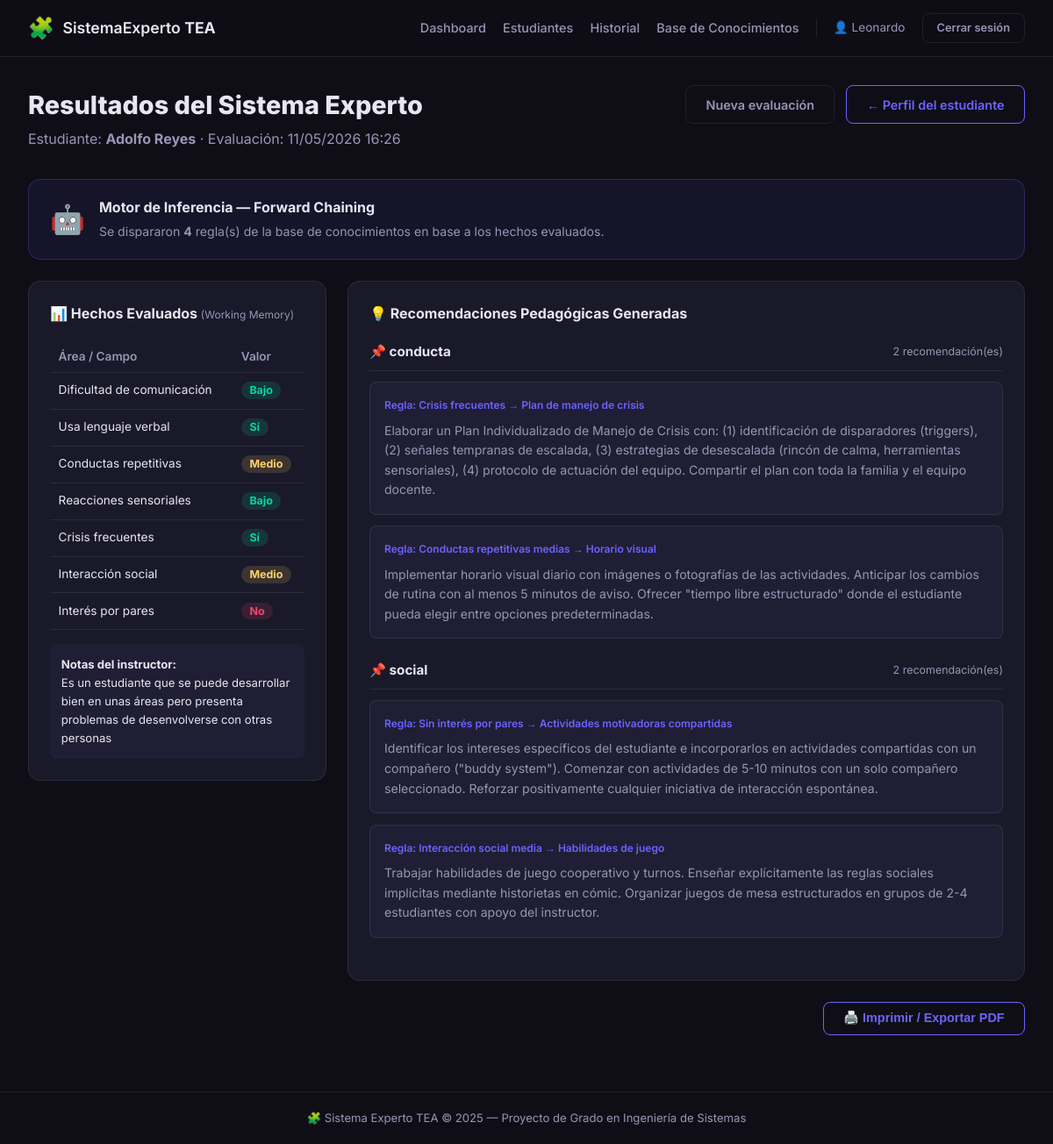
The page /evaluaciones/1/resultados/ (signed in) on the database its author committed.
### experto/models.py (models this page shows, shortened)
class Estudiante(models.Model):
    instructor = models.ForeignKey(
        Instructor,
        on_delete=models.CASCADE,
        related_name='estudiantes',
        verbose_name='Instructor responsable',
    )
    nombre = models.CharField(max_length=100, verbose_name='Nombre')
    apellido = models.CharField(max_length=100, verbose_name='Apellido')
    fecha_nacimiento = models.DateField(verbose_name='Fecha de nacimiento')
    nivel_tea = models.CharField(
        max_length=20,
        choices=[('1', 'Nivel 1 - Necesita apoyo'), ('2', 'Nivel 2 - Necesita apoyo sustancial'), ('3', 'Nivel 3 - Necesita apoyo muy sustancial')],
        verbose_name='Nivel TEA',
    )
    observaciones = models.TextField(blank=True, verbose_name='Observaciones generales')
    fecha_registro = models.DateTimeField(auto_now_add=True, verbose_name='Fecha de registro')
    class Meta:
        verbose_name = 'Estudiante'
        verbose_name_plural = 'Estudiantes'
        ordering = ['apellido', 'nombre']
    @property
    def nombre_completo(self):
        return f'{self.nombre} {self.apellido}'

class Evaluacion(models.Model):
    estudiante = models.ForeignKey(
        Estudiante,
        on_delete=models.CASCADE,
        related_name='evaluaciones',
        verbose_name='Estudiante evaluado',
    )
    instructor = models.ForeignKey(
        Instructor,
        on_delete=models.CASCADE,
        related_name='evaluaciones_realizadas',
        verbose_name='Instructor que evalúa',
    )
    dificultad_comunicacion = models.CharField(
        max_length=10,
        choices=NIVEL_CHOICES,
        verbose_name='Dificultad de comunicación',
    )
    usa_lenguaje_verbal = models.BooleanField(
        default=True,
        verbose_name='¿Usa lenguaje verbal?',
    )
    conductas_repetitivas = models.CharField(
        max_length=10,
        choices=NIVEL_CHOICES,
        verbose_name='Conductas repetitivas',
    )
    reacciones_sensoriales = models.CharField(
        max_length=10,
        choices=NIVEL_CHOICES,
        verbose_name='Reacciones sensoriales intensas',
    )
    crisis_frecuentes = models.BooleanField(
        default=False,
        verbose_name='¿Presenta crisis frecuentes?',
    )
    interaccion_social = models.CharField(
        max_length=10,
        choices=NIVEL_CHOICES,
        verbose_name='Nivel de interacción social',
    )
    interes_pares = models.BooleanField(
        default=False,
        verbose_name='¿Muestra interés por sus pares?',
    )
    fecha_evaluacion = models.DateTimeField(auto_now_add=True, verbose_name='Fecha de evaluación')
    notas_adicionales = models.TextField(blank=True, verbose_name='Notas adicionales')
    class Meta:
        verbose_name = 'Evaluación'
        verbose_name_plural = 'Evaluaciones'
        ordering = ['-fecha_evaluacion']

class Recomendacion(models.Model):
    evaluacion = models.ForeignKey(
        Evaluacion,
        on_delete=models.CASCADE,
        related_name='recomendaciones',
        verbose_name='Evaluación origen',
    )
    regla = models.ForeignKey(
        Regla,
        on_delete=models.SET_NULL,
        null=True,
        related_name='recomendaciones_generadas',
        verbose_name='Regla que la generó',
    )
    texto = models.TextField(verbose_name='Texto de la recomendación')
    categoria = models.CharField(max_length=50, verbose_name='Categoría')
    fecha_generacion = models.DateTimeField(auto_now_add=True, verbose_name='Fecha de generación')
    class Meta:
        verbose_name = 'Recomendación'
        verbose_name_plural = 'Recomendaciones'
        ordering = ['-fecha_generacion']

class Regla(models.Model):
    OPERADOR_CHOICES = [
        ('==', 'Igual a'),
        ('!=', 'Distinto de'),
        ('>', 'Mayor que'),
        ('<', 'Menor que'),
    ]
    nombre = models.CharField(max_length=200, verbose_name='Nombre de la regla')
    campo_condicion = models.CharField(
        max_length=100,
        verbose_name='Campo a evaluar',
        help_text='Nombre exacto del campo del modelo Evaluacion (ej: dificultad_comunicacion)',
    )
    operador = models.CharField(
        max_length=5,
        choices=OPERADOR_CHOICES,
        default='==',
        verbose_name='Operador de comparación',
    )
    valor_condicion = models.CharField(
        max_length=100,
        verbose_name='Valor esperado',
        help_text='Valor con el que se compara (ej: alto, True, False)',
    )
    accion = models.TextField(verbose_name='Recomendación pedagógica (acción)')
    categoria = models.CharField(
        max_length=50,
        choices=[
            ('comunicacion', 'Comunicación'),
            ('conducta', 'Conducta'),
            ('social', 'Interacción Social'),
            ('general', 'General'),
        ],
        default='general',
        verbose_name='Categoría',
    )
    prioridad = models.PositiveIntegerField(
        default=1,
        verbose_name='Prioridad',
        help_text='Mayor número = mayor prioridad en la presentación',
    )
    activa = models.BooleanField(default=True, verbose_name='¿Regla activa?')
    class Meta:
        verbose_name = 'Regla'
        verbose_name_plural = 'Reglas'
        ordering = ['-prioridad', 'nombre']

### experto/views.py (the view)
# urls.py: path('evaluaciones/<int:evaluacion_pk>/resultados/', views.resultados, name='resultados'),
@login_required(login_url='login')
def resultados(request, evaluacion_pk):
    instructor  = get_instructor(request)
    evaluacion  = get_object_or_404(
        Evaluacion, pk=evaluacion_pk, instructor=instructor
    )
    recomendaciones = evaluacion.recomendaciones.all().order_by('categoria')
    grupos = {}
    for rec in recomendaciones:
        cat = rec.get_categoria_display() if hasattr(rec, 'get_categoria_display') else rec.categoria
        grupos.setdefault(cat, []).append(rec)
    NIVELES = {'bajo': 'Bajo', 'medio': 'Medio', 'alto': 'Alto'}
    hechos = [
        ('Dificultad de comunicación', NIVELES.get(evaluacion.dificultad_comunicacion, '')),
        ('Usa lenguaje verbal',        'Sí' if evaluacion.usa_lenguaje_verbal else 'No'),
        ('Conductas repetitivas',      NIVELES.get(evaluacion.conductas_repetitivas, '')),
        ('Reacciones sensoriales',     NIVELES.get(evaluacion.reacciones_sensoriales, '')),
        ('Crisis frecuentes',          'Sí' if evaluacion.crisis_frecuentes else 'No'),
        ('Interacción social',         NIVELES.get(evaluacion.interaccion_social, '')),
        ('Interés por pares',          'Sí' if evaluacion.interes_pares else 'No'),
    ]
    return render(request, 'experto/resultados.html', {
        'evaluacion':      evaluacion,
        'estudiante':      evaluacion.estudiante,
        'instructor':      instructor,
        'recomendaciones': recomendaciones,
        'grupos':          grupos,
        'hechos':          hechos,
        'total':           recomendaciones.count(),
    })

### experto/views.py (called while the page is built)
def get_instructor(request):
    return get_object_or_404(Instructor, usuario=request.user)

### experto/templates/experto/resultados.html (shortened to what this page needs)
{% extends 'experto/base.html' %}
{% block content %}
<div class="page-header">
  <div>
    <h1 class="page-title">Resultados del Sistema Experto</h1>
    <p class="page-subtitle">
      Estudiante: <strong>{{ estudiante.nombre_completo }}</strong> ·
      Evaluación: {{ evaluacion.fecha_evaluacion|date:"d/m/Y H:i" }}
    </p>
  </div>
  <div class="header-actions">
    <a href="{% url 'nueva_evaluacion' estudiante.pk %}" class="btn btn-ghost">Nueva evaluación</a>
    <a href="{% url 'detalle_estudiante' estudiante.pk %}" class="btn btn-outline">← Perfil del estudiante</a>
  </div>
</div>
<div class="inference-summary">
  <div class="inference-badge">
    <span class="inference-icon">🤖</span>
    <div>
      <div class="inference-title">Motor de Inferencia — Forward Chaining</div>
      <div class="inference-detail">
        Se dispararon <strong>{{ total }}</strong> regla(s) de la base de conocimientos
        en base a los hechos evaluados.
      </div>
    </div>
  </div>
</div>
<div class="results-layout">
  <div class="facts-card">
    <h2 class="card-title">📊 Hechos Evaluados <small>(Working Memory)</small></h2>
    <table class="facts-table">
      <thead>
        <tr><th>Área / Campo</th><th>Valor</th></tr>
      </thead>
      <tbody>
        {% for label, valor in hechos %}
        <tr>
          <td>{{ label }}</td>
          <td>
            <span class="fact-value
              {% if valor == 'Alto' or valor == 'No' %}fact-high
              {% elif valor == 'Medio' %}fact-med
              {% else %}fact-low{% endif %}">
              {{ valor }}
            </span>
          </td>
        </tr>
        {% endfor %}
      </tbody>
    </table>
    {% if evaluacion.notas_adicionales %}
      <div class="notes-box">
        <strong>Notas del instructor:</strong>
        <p>{{ evaluacion.notas_adicionales }}</p>
      </div>
    {% endif %}
  </div>
  <div class="recommendations-panel">
    <h2 class="card-title">💡 Recomendaciones Pedagógicas Generadas</h2>
    {% if grupos %}
      {% for categoria, recs in grupos.items %}
      <div class="rec-group">
        <div class="rec-group-header">
          {% if 'Comunicaci' in categoria %}🗣️
          {% elif 'Conducta' in categoria %}🔄
          {% elif 'Social' in categoria %}🤝
          {% else %}📌{% endif %}
          {{ categoria }}
          <span class="rec-count">{{ recs|length }} recomendación(es)</span>
        </div>
        {% for rec in recs %}
        <div class="rec-card">
          <div class="rec-rule-tag">Regla: {{ rec.regla.nombre }}</div>
          <p class="rec-text">{{ rec.texto }}</p>
        </div>
        {% endfor %}
      </div>
      {% endfor %}
    {% else %}
      <div class="empty-state">
        <div class="empty-icon">🔍</div>
        <p>Ninguna regla fue disparada con los valores ingresados.</p>
        <p class="text-muted">Intenta ajustar los valores de la evaluación.</p>
      </div>
    {% endif %}
  </div>
</div>
<div class="print-bar">
  <button onclick="window.print()" class="btn btn-outline">🖨️ Imprimir / Exportar PDF</button>
</div>
{% endblock %}

### experto/templates/experto/base.html (shortened to what this page needs)
<!DOCTYPE html>
<html lang="es">
<head>
  {% load static %}
  <link rel="stylesheet" href="{% static 'experto/css/styles.css' %}" />
</head>
<body>
<nav class="navbar">
  <div class="navbar-inner">
    <a href="{% url 'inicio' %}" class="navbar-brand">
      <span class="brand-icon">🧩</span>
      <span>SistemaExperto <strong>TEA</strong></span>
    </a>
    <div class="navbar-links">
      {% if user.is_authenticated %}
        <a href="{% url 'dashboard' %}" class="nav-link">Dashboard</a>
        <a href="{% url 'lista_estudiantes' %}" class="nav-link">Estudiantes</a>
        <a href="{% url 'historial_evaluaciones' %}" class="nav-link">Historial</a>
        <a href="{% url 'base_conocimientos' %}" class="nav-link">Base de Conocimientos</a>
        <span class="nav-user">👤 {{ user.first_name }}</span>
        <a href="{% url 'logout' %}" class="btn btn-outline-sm">Cerrar sesión</a>
      {% else %}
        <a href="{% url 'login' %}" class="nav-link">Iniciar sesión</a>
        <a href="{% url 'registro_instructor' %}" class="btn btn-primary-sm">Registrarse</a>
      {% endif %}
    </div>
  </div>
</nav>
<main class="main-content">
  {% block content %}{% endblock %}
</main>
<footer class="footer">
  <div class="footer-inner">
    <span>🧩 Sistema Experto TEA &copy; 2025 — Proyecto de Grado en Ingeniería de Sistemas</span>
  </div>
</footer>
</body>
</html>

### rows shown on the page
Estudiante: nombre_completo "Adolfo Reyes"
Evaluacion: fecha_evaluacion "11/05/2026 16:26", notas_adicionales "Es un estudiante que se puede desarrollar bien en unas áreas pero presenta problemas de desenvolverse con otras personas"
Recomendacion: categoria "conducta", recs "2", regla.nombre "Crisis frecuentes → Plan de manejo de crisis", texto "Elaborar un Plan Individualizado de Manejo de Crisis con: (1) identificación de disparadores (triggers), (2) señales tempranas de escalada, (3) estrategias de desescalada (rincón de calma, herramientas sensoriales), (4) protocolo de actuación del equipo. Compartir el plan con toda la familia y el equipo docente."
Recomendacion: regla.nombre "Conductas repetitivas medias → Horario visual", texto "Implementar horario visual diario con imágenes o fotografías de las actividades. Anticipar los cambios de rutina con al menos 5 minutos de aviso. Ofrecer \"tiempo libre estructurado\" donde el estudiante pueda elegir entre opciones predeterminadas."
Recomendacion: categoria "social", recs "2", regla.nombre "Sin interés por pares → Actividades motivadoras compartidas", texto "Identificar los intereses específicos del estudiante e incorporarlos en actividades compartidas con un compañero (\"buddy system\"). Comenzar con actividades de 5-10 minutos con un solo compañero seleccionado. Reforzar positivamente cualquier iniciativa de interacción espontánea."
Recomendacion: regla.nombre "Interacción social media → Habilidades de juego", texto "Trabajar habilidades de juego cooperativo y turnos. Enseñar explícitamente las reglas sociales implícitas mediante historietas en cómic. Organizar juegos de mesa estructurados en grupos de 2-4 estudiantes con apoyo del instructor."

### other values the page prints
{{ user.first_name }} "Leonardo"
{{ total }} "4"
{{ label }} "Dificultad de comunicación" "Usa lenguaje verbal" "Conductas repetitivas" "Reacciones sensoriales" "Crisis frecuentes" "Interacción social" "Interés por pares"
{{ valor }} "Bajo" "Sí" "Medio" "Bajo" "Sí" "Medio" "No"
